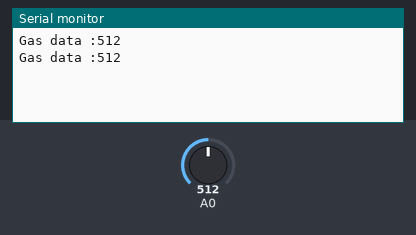
Recording of a sketch running on a simulated Arduino Uno, built with avr-gcc and run on an emulated ATmega328P. On the bench: the last lines printed to the serial monitor. The test bench sets the inputs (shaded band); at power-on: A0 = 512.

Above: at 1.8 s.
1.9 s: A0 set to 716
At 2.7 s:
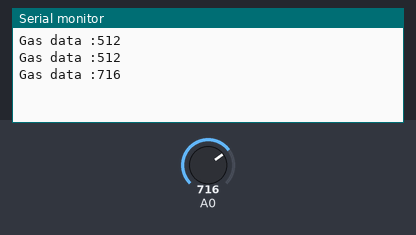
3.4 s: A0 set to 900
At 4.8 s:
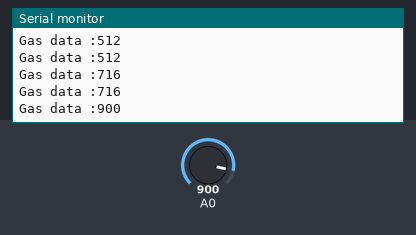
Timing chart, 0 to 6.4 s (numbered marks = the images above; inputs shaded):
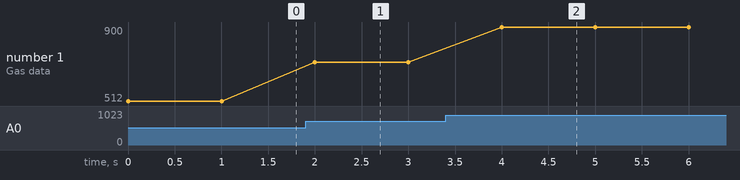

The sketch:

practice_14.ino
```cpp
#define A_OUT A0 //가스 센서의 아날로그 출력을 A0 핀으로 제어
void setup() {
  // put your setup code here, to run once:
  pinMode(A0,INPUT); //A0 핀을 입력으로 설정
  Serial.begin(9600); //시리얼 통신 동기화
}

void loop() {
  // put your main code here, to run repeatedly:
  int value = analogRead(A0); //아날로그 데이터를 읽어 value 변수에 저장
  Serial.print("Gas data :"); //시리얼 모니터로 데이터 출력
  Serial.println(value);
  delay(1000); //1초간 지연
}
```

Measured:
- after the input at 1.9 s, the serial monitor: prints a new line after 0.10 s (image 1)
- after the input at 3.4 s, the serial monitor: prints a new line after 0.60 s (image 2)
- plotted number 1: 512 → 716 after the input at 1.9 s, 716 → 900 after the input at 3.4 s
